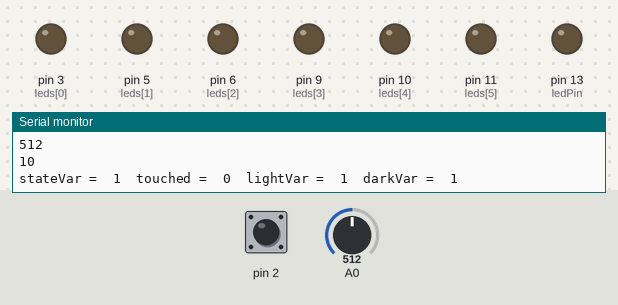
Bench run of a sketch on a simulated Arduino Uno, built with avr-gcc and run on an emulated ATmega328P. Shown: output pins drawn as LEDs (lit = HIGH), the last lines printed to the serial monitor. Dashed ring = blinking. Inputs (shaded band) come from the test bench; at power-on: A0 = 512, pin 2 HIGH.

Above: at 1.2 s.
1.3 s: A0 set to 105
4.3 s: A0 set to 89
7.3 s: pin 2 pulled LOW for 0.15 s
10.4 s: pin 2 pulled LOW for 1 s
At 11.2 s:
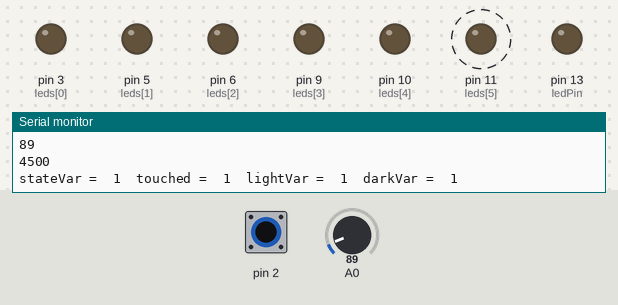
12.9 s: pin 2 pulsed LOW 2 times (0.12 s each, 0.3 s apart)
At 13.8 s:
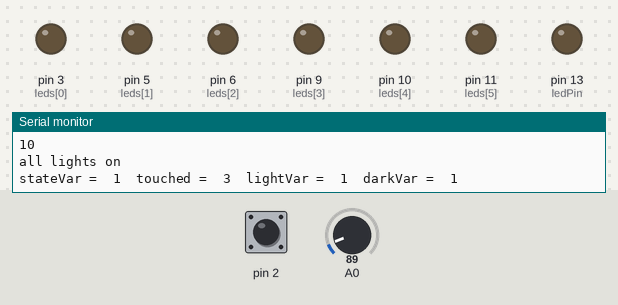
16.5 s: pin 2 driven LOW
Timing chart, 0 to 20.5 s (numbered marks = the images above; inputs shaded):
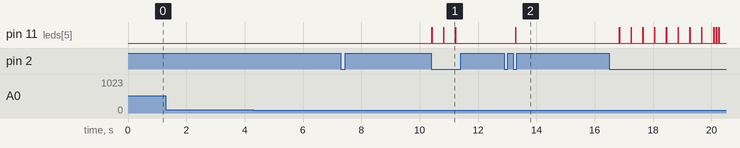

The sketch:

nightlight_rewrite.ino
```cpp
// Set up capacitive sensor
#include <CapacitiveSensor.h> // the capacitive sensor library
CapacitiveSensor   cs_4_2 = CapacitiveSensor(4, 2); //setup pins 4 and 2 for the sensor. 2 has the probe.
long touchThreshold = 300; // What the touch sensor must pass to register a touch.

// Set up the photo sensor
int darkState=0;
int darkThreshold = 500;

// Set up LED display
int ledState; // Determines which frame of the animation.
int animeSpeed; // Speed at which the LEDs change frames.
int maxBrightness = 0; // Maximum brightness for LEDs. Used for fading on and off the light.
int onoffSpeed = 2; // Speed to turn the lights on/off.
int ledsVal[] = {0, 0, 0, 0, 0, 0}; // The brightness value of all of the pins.
int ledsMax[] = {1000, 1000, 1000, 1000, 0, 0}; // What each LED will fade up to.
int ledsMin[] = {5, 5, 5, 5, 0, 0}; // What each LED will fade down to.
int ledsAttack[] = {20, 20, 20, 20, 0, 0}; // Each LED can have its own increase speed
int ledsDecay[] = {20, 20, 20, 20, 0, 0}; // and decrease
int ledsDir[] = {0, 0, 0, 0, 0, 0};

/*
 * You can set a behavior for an LED.
 * 0 = fade out or stay off.
 * 1 = fade off and on starting upwards.
 * 2 = fade off and on starting downwards.
 * 3 = fade up or stay on.
 * 4 = stay at current value.
 * Example:
 * ledsVal[2] = 127;
 * ledsDir[2] = 3;
 * These two lines would set the LED on pin 6 to medium brightness and tell it to fade up to max brightness.
 */

// Variables for writing to the LEDs. You should not need to change these:
int leds[] = { 3, 5, 6, 9, 10, 11}; // array of all the pwm pins
int fadeSpeed = 1; // length of time for when to change the fade out of the led
int fadePreviousMillis;
int pinCount = 6; // how many pwm pins
int ledPin = 13; // use the Arduino's built-in led for debugging
int prevLedTime; // a variable for the fade timing

// Variables for logic
int i; // a variable later use in the logic
int prevTime; // a variable for the logic timing
int interval = 500; // length of time for logic time (unused so far)
int touched = 0; // Just touched?
int stateVar; // State of the light
boolean lightVar; // Lights on?

void setup() {
  for (int thisPin = 0; thisPin < pinCount; thisPin++) { // set the 6 led pins to output
    pinMode(leds[thisPin], OUTPUT);
  }
  pinMode(ledPin, OUTPUT); // set the debug led to output
  randomSeed(analogRead(1)); // used for the random function in one of the animations.
  Serial.begin(9600);
  Serial.println();
  debug();
}

void loop() {
  darkSense();
  touchSense(); // call the function "touchSense" and put the result in touched
  logic(); // call the function "logic"
//  anime01();
//  anime02();
  //  updateLED(); // changes the leds based on the commands you set in anime()
  display();
  debug();
}
```

display.ino
```cpp
  int anime01() { // a function to reduce the brightness of leds so they fade out.
  int currentTime = millis(); // check the time
  if (currentTime - prevLedTime >= animeSpeed)
  ledsDir[ledState] = 0;
  Serial.println(ledState);
  ledState++;
  if (ledState == 6) ledState = 0;
  ledsDir[ledState] = 3;
  //    prevLedTime = currentTime;
}


int anime02() {
  int currentTime = millis(); // check the time
  if (currentTime - prevLedTime >= animeSpeed)
  ledsDir[ledState] = 0;
  Serial.println(ledState);
  ledState++;
  if (ledState == 6) ledState = 0;
  ledsDir[ledState] = 3;
}

/*//  int currentTime = millis(); // check the time
//  if (currentTime - prevLedTime >= animeSpeed) { //if enough time has gone by:
if (ledState > 5) ledState = 0;
Serial.println(ledState);
switch (ledState) {
  case 0:
    for (int i = 0; i < 6; i++) {
      ledsMax[i] = 1000 / 6 * i;
      ledsAttack[i] = 20;
      ledsDecay[i] = 20;
      ledsDir[i] = 3;
    }
    animeSpeed = 500;
    break;
  case 1:
    for (int i = 0; i < 6; i++) {
      ledsMax[i] = 1000;
      ledsDir[i] = 1;
    }
    animeSpeed = 6000;
    break;
  case 2:
    for (int i = 0; i < 6; i++) {
      ledsAttack[i] = 10;
      ledsDecay[i] = 10;
    }
    ledsDir[0] = 3;
    ledsDir[1] = 3;
    ledsDir[2] = 3;
    ledsDir[3] = 0;
    ledsDir[4] = 0;
    ledsDir[5] = 0;
    animeSpeed = 2000;
    break;
  case 3:
    { // you must use brackets if you create a variable in a case.
      for (i = 0; i < 6; i++) {
        ledsDir[i] = 0;
      }
      long randomNumber = random(6);
      ledsDir[randomNumber] = 1;
      ledsAttack[randomNumber] = 100;
      ledsDecay[randomNumber] = 100;
    }
    break;
}
//    prevLedTime = currentTime;
ledState++;
}
*/
int debug() { // receive a variable when called and put it into "x"
  Serial.print("stateVar =\t");
  Serial.print(stateVar);
  Serial.print("\ttouched =\t");
  Serial.print(touched);
  Serial.print("\tlightVar =\t");
  Serial.print(lightVar);
  Serial.print("\tdarkVar =\t");
  Serial.print(darkState);
  Serial.println();
}


int display() { // send the ledFade amount to each of the leds
  for (int n = 0; n < 6; n++) {
    analogWrite(leds[n], ledsVal[n]);
  }
}

int updateLED() {
  switch (lightVar) { // Check to see if the lights should be on or off.
    case (0):
      if (maxBrightness > 0) maxBrightness = maxBrightness - onoffSpeed;
      maxBrightness = max(maxBrightness, 0);
      break;
    case (1):
      if (maxBrightness < 255) maxBrightness = maxBrightness + onoffSpeed;
      maxBrightness = min(maxBrightness, 255);
      break;
  }


unsigned long currentMillis = millis();
if (currentMillis - fadePreviousMillis >= fadeSpeed) {
  for (int i = 0; i < pinCount; i++) {
    switch (ledsDir[i]) {
      case 0: // stay at 0 or fade down to ledsMin
        if (ledsVal[i] > ledsMin[i]) {
          ledsVal[i] = ledsVal[i] - ledsDecay[i];
          ledsVal[i] = max(ledsVal[i], ledsMin[i]);
        }
        break;
      case 1: // fading up and down - up
        ledsVal[i] = ledsVal[i] + ledsAttack[i];
        if (ledsVal[i] >= ledsMax[i]) {
          ledsDir[i] = 2;
          ledsVal[i] = ledsMax[i];
        }
        break;
      case 2: // fading up and down - down
        ledsVal[i] = ledsVal[i] - ledsDecay[i];
        if (ledsVal[i] <= ledsMin[i]) {
          ledsDir[i] = 1;
          ledsVal[i] = ledsMin[i];
        }
        break;
      case 3: // stay at 1000 or fade up to 1000
        if (ledsVal[i] < ledsMax[i]) {
          ledsVal[i] = ledsVal[i] + ledsAttack[i];
          ledsVal[i] = min(ledsVal[i], ledsMax[i]);
        }
        break;
      default:
        Serial.println("default");
        break;
    }
    int x = map(ledsVal[i], 0, 1000, 0, maxBrightness);
    analogWrite(leds[i], x);
    fadePreviousMillis = currentMillis;
  }
  // Serial.println(ledsVal[1]);
}
}
```

logic.ino
```cpp
int logic() {

  switch (stateVar) {

    case (0): // day . lights are off + stay off
      {
        lightVar = 0;
        digitalWrite(leds[0, 1, 2, 3, 4, 5], LOW); // or should u write "leds[0, 1, 2, 3, 4, 5]" ?

        if (darkState == 1) {
          lightVar = !lightVar;
          stateVar = 1; // move to next case
          Serial.println("State 1 - it's dark !");
        }
      }
      break;

    case (1): // night . lights turn on
      {
        darkState = 1; //redundant ?
        lightVar = 1;
        digitalWrite(leds[0, 1, 2, 3, 4, 5], HIGH);
        int currentTime = millis();

        if (currentTime - prevLedTime >= 20000) {
          maxBrightness = 150;
          Serial.println("sleeeeeeepy");
          break;

        } else if (currentTime - prevLedTime >= 30000) {
          maxBrightness = 50;
          Serial.println("sleeeeeeeeeeeeeeeeeeeepy");
          break;
      }
    }
    break;
}
}
```

sense.ino
```cpp
int touchSense() { // a function to check the touch sensor and return the result
  long start = millis();
  long touchVar =  cs_4_2.capacitiveSensor(30);
  delay(10);

  Serial.println(touchVar);
  if (touchVar >= touchThreshold) {
    touched++;
  } if (touched == 6) {
    touched = 0;
  }

  switch (touched) {
    case 0:
      digitalWrite(leds[1, 2, 3, 4, 5], LOW);
      digitalWrite(leds[0], HIGH);
      break;
    case 1:
      digitalWrite(leds[2, 3, 4, 5], LOW);
      digitalWrite(leds[0, 1], HIGH);
      break;
    case 2:
      digitalWrite(leds[3, 4, 5], LOW);
      digitalWrite(leds[0, 1, 2], HIGH);
      break;
    case 3:
      digitalWrite(leds[0, 1, 2, 3, 4, 5], HIGH);
      Serial.println("all lights on");
      break;
    case 4:
      // pattern once all are on
      anime01(); // regular speed
      animeSpeed = 600;
      break;
    case 5:
      // once touched, it turns off
      anime02(); // faster speed
      animeSpeed = 900;
      break;
    case 6:
      // now everything is turned off
      digitalWrite(leds[0, 1, 2, 3, 4, 5], LOW);
      lightVar = 0;
      break;
  }
}

int darkSense() {
  int darkVar = analogRead(A0);
  Serial.println(darkVar);
  if (darkVar < darkThreshold) {
    darkState = 0;
  } else {
    darkState = 1;
  }
}
```

Measured:
- after the input at 10.4 s, pin 11 (leds[5]): alternates HIGH for 0.01 s and LOW for 0.39 s, 6 changes in all, then stays LOW, starting at once
- after the input at 12.9 s, pin 11 (leds[5]): LOW → HIGH after 0.39 s, → LOW 0.01 s later
